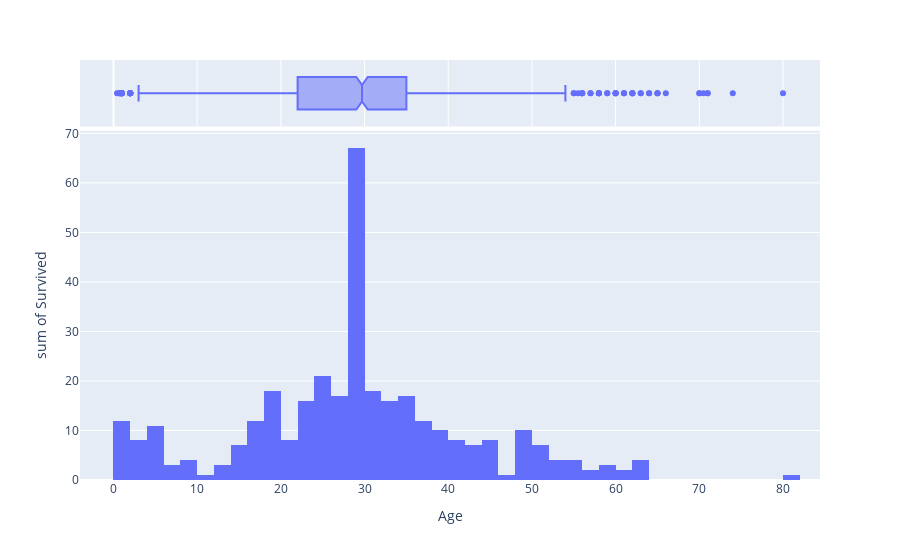

Notebook code cell kept with this figure:
### Code cell
fig = px.histogram(train, x = "Age", y = "Survived", nbins = 76, marginal = "box")
fig.show()

### Figure 1 — Plotly figure (JSON) as saved in the notebook; plotly's stock layout.template omitted (floating-point values rounded to 4 significant figures; data arrays with more than 128 entries replaced by an {"elided": "..."} marker saying what was removed)
{"data": [{"alignmentgroup": "True", "bingroup": "x", "histfunc": "sum", "hovertemplate": "Age=%{x}<br>sum of Survived=%{y}<extra></extra>", "legendgroup": "", "marker": {"color": "#636efa", "pattern": {"shape": ""}}, "name": "", "nbinsx": 76, "offsetgroup": "", "orientation": "v", "showlegend": false, "type": "histogram", "x": {"elided": "891 float values"}, "xaxis": "x", "y": {"elided": "891 int values"}, "yaxis": "y"}, {"alignmentgroup": "True", "hovertemplate": "Age=%{x}<extra></extra>", "legendgroup": "", "marker": {"color": "#636efa"}, "name": "", "notched": true, "offsetgroup": "", "showlegend": false, "type": "box", "x": {"elided": "891 float values"}, "xaxis": "x2", "yaxis": "y2"}], "layout": {"barmode": "relative", "legend": {"tracegroupgap": 0}, "margin": {"t": 60}, "xaxis": {"anchor": "y", "domain": [0, 1], "title": {"text": "Age"}}, "xaxis2": {"anchor": "y2", "domain": [0, 1], "matches": "x", "showgrid": true, "showticklabels": false}, "yaxis": {"anchor": "x", "domain": [0, 0.8316], "title": {"text": "sum of Survived"}}, "yaxis2": {"anchor": "x2", "domain": [0.8416, 1], "matches": "y2", "showgrid": false, "showline": false, "showticklabels": false, "ticks": ""}}}
